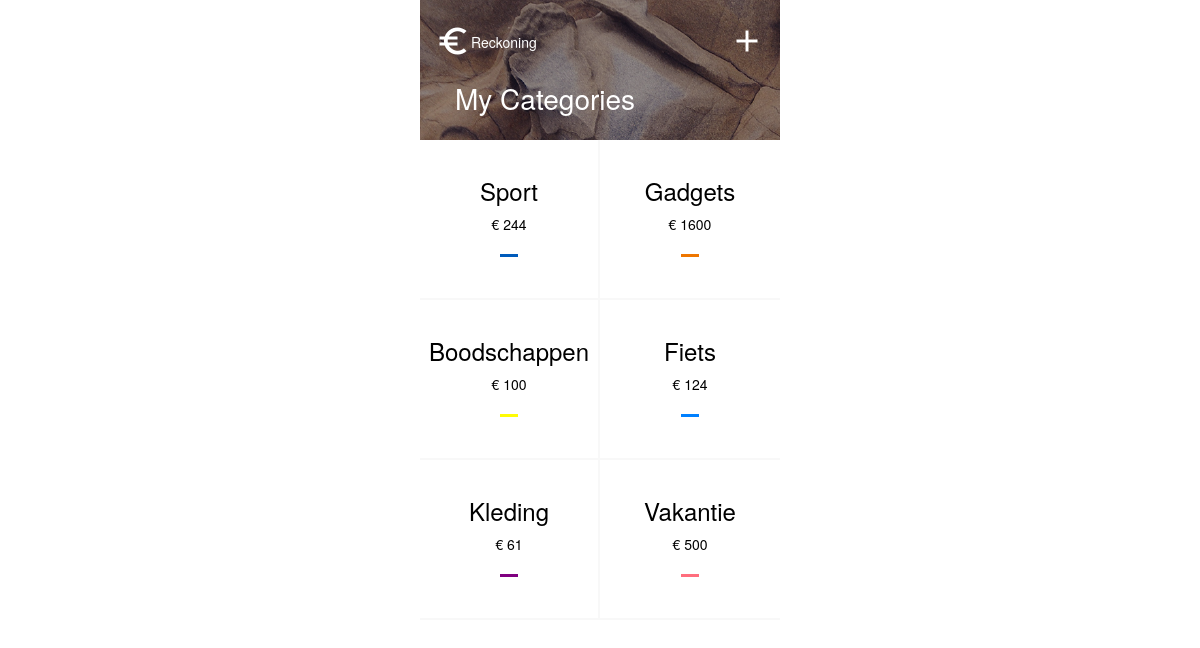
The page / on the database its author committed.
### tables this page shows
CREATE TABLE `categories` (
  `id` int(10) NOT NULL,
  `name` varchar(40) NOT NULL,
  `amount` int(10) NOT NULL,
  `colour` varchar(30) NOT NULL,
  `goal_description` varchar(255) NOT NULL,
  `goal_amount` double NOT NULL,
  `goal_date` date NOT NULL
);

### global/tools.php (called while the page is built, shortened)
<?php
function get_url_base() {
    $url = sprintf(
        "%s://%s",
        isset($_SERVER['HTTPS']) && $_SERVER['HTTPS'] != 'off' ? 'https' : 'http',
        $_SERVER['SERVER_NAME']
    );
    if ($url == "http://localhost") {
        $url .= "/bankieren";
    } else if ($url == "https://stud.hosted.hr.nl") {
        $url .= "/0893738/bankieren";
    }
    return $url;
}

### global/classes/Database.php (called while the page is built, shortened)
<?php
class Database {
    private $dbh;
    private $stmt;
    public function __construct() {
        $this->host = $db_host;
        $this->dbName = $db_name;
        $this->user = $db_username;
        $this->pass = $db_password;
        $dsn = "mysql:host=" . $this->host . ";dbname=" . $this->dbName;
        $options = array(
            PDO::ATTR_PERSISTENT => true,
            PDO::ATTR_ERRMODE => PDO::ERRMODE_EXCEPTION
        );
        try {
            $this->dbh = new PDO($dsn, $this->user, $this->pass, $options);
        }
        catch (PDOException $e) {
            $this->error = $e->getMessage();
        }
    }
    public function query($query) {
        $this->stmt = $this->dbh->prepare($query);
    }
    public function execute() {
        return $this->stmt->execute();
    }
    public function resultset() {
        $this->execute();
        return $this->stmt->fetchAll(PDO::FETCH_ASSOC);
    }
}

### global/classes/Category.php (called while the page is built, shortened)
<?php
class Category {
    private $id = 0;
    private $name = "";
    private $colour = "";
    private $amount;
    public function getId(): int {
        return $this->id;
    }
    public function setId(int $id): self {
        $this->id = $id;
        return $this;
    }
    public function getName(): string {
        return $this->name;
    }
    public function setName(string $name): self {
        $this->name = $name;
        return $this;
    }
    public function getColour(): string {
        return $this->colour;
    }
    public function setColour(string $colour): self {
        $this->colour = $colour;
        return $this;
    }
    public function getAmount(): string {
        return  "€ " . str_replace(".", ",", $this->amount);
    }
    public function setAmount(string $amount): self {
        $this->amount = $amount;
        return $this;
    }
    public function setGoalDescription(string $goal_description): self {
        return $this;
    }
    public function setGoalAmount(float $goal_amount): self {
        return $this;
    }
    public function setGoalDate(string $goal_date): self {
        return $this;
    }
    static function get_all(): array {
        $db = new Database();
        $db->query('SELECT * FROM `categories`');
        $db->execute();
        $results = $db->resultset();
        $items = array();
        if (!empty($results)) {
            foreach ($results as $item) {
                $category = new Category();
                $category
                    ->setId($item['id'])
                    ->setName($item['name'])
                    ->setColour($item['colour'])
                    ->setAmount($item['amount'])
                    ->setGoalDescription($item['goal_description'])
                    ->setGoalAmount(floatval($item['goal_amount']))
                    ->setGoalDate($item['goal_date']);
                $items[] = $category;
            }
        }
        return $items;
    }
}

### index.php (the view, shortened to what this page needs)
<?php
$categories = Category::get_all();
?>
<!DOCTYPE html>
<html lang="nl">
<head>
    <link rel="stylesheet" href="dist/css/style.min.css" type="text/css">
</head>
<body>
<header>
    <div class="container">
        <div class="row">
            <div class="menu">
                <div class="col-xs-12">
                    <div class="menu__toggle">
                        <i class="material-icons md-36">euro_symbol</i>
                        <span>Reckoning</span>
                    </div>
                    <div class="menu__edit_category">
                        <a href="<?= get_url_base(); ?>/edit.php">
                            <i class="material-icons md-36 md-light">add</i>
                        </a>
                    </div>
                </div>
            </div>
        </div>
        <div class="row">
            <div class="col-xs-12">
                <div class="title">
                    <h1>My Categories</h1>
                </div>
            </div>
        </div>
    </div>
</header>
<div class="">
    <div>
        <?php if (!empty($categories)) { ?>
            <div class="row no-gutters categories">
                <?php foreach ($categories as $category) { ?>
                    <div class="col-xs-6">
                        <div class="category">
                            <a class="category__link" href="single.php?id=<?= $category->getId(); ?>">
                                <h3 class="category__name"><?= $category->getName(); ?></h3>
                                <span class="category__price"><?= $category->getAmount(); ?></span>
                                <div class="category__colour"
                                     style="background-color: <?= $category->getColour() ?>"></div>
                            </a>
                        </div>
                    </div>
                <?php } ?>
            </div>
        <?php } ?>
    </div>
</div>
</body>
</html>

### rows shown on the page
categories: name "Sport", amount "€ 244"
categories: name "Gadgets", amount "€ 1600"
categories: name "Boodschappen", amount "€ 100"
categories: name "Fiets", amount "€ 124"
categories: name "Kleding", amount "€ 61"
categories: name "Vakantie", amount "€ 500"
